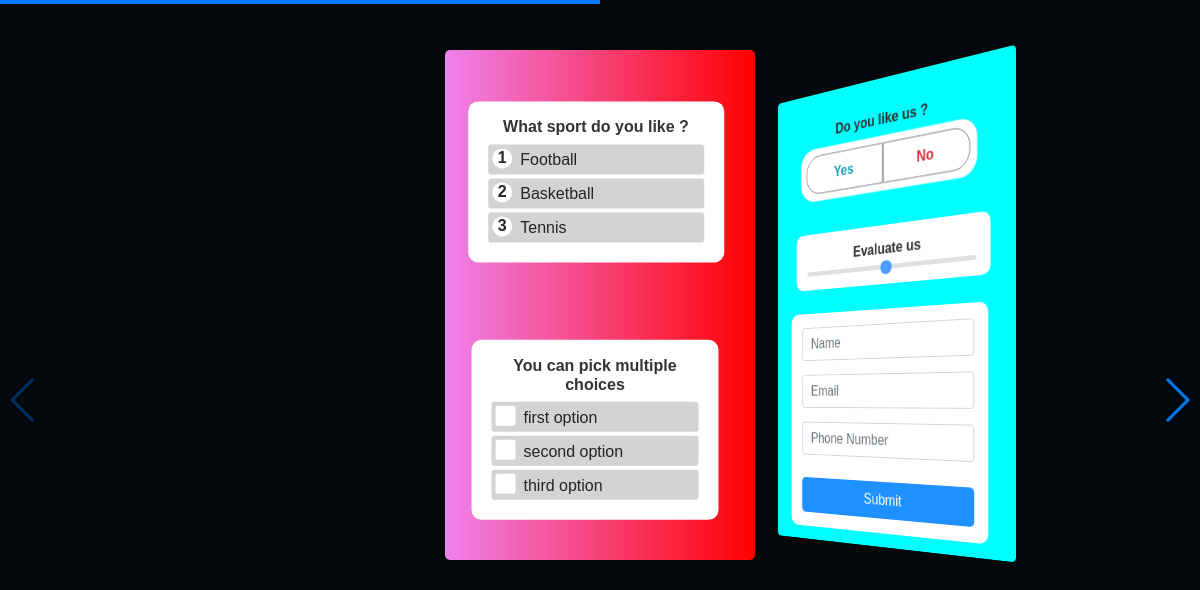
The page /preview/vOJkWO/ on the database its author committed.
### clone_app/models.py (models this page shows, shortened)
class components(models.Model):
    typeChoices = (
        ('image','image'),
        ('text','text'),
        ('emoji','emoji'),
        ('sticker','sticker'),
        ('unsplash','unsplash'),
        ('gif','gif'),
        ('yesNo','yesNo'),
        ('check','check'),
        ('radio','radio'),
        ('timer','timer'),
        ('range','range'),
        ('button','button'),
        ('checkout','checkout'),
        ('dataCollector','dataCollector'),
    )
    user = models.ForeignKey(User, on_delete=models.CASCADE)
    type = models.CharField(max_length=500, choices=typeChoices)
    title = models.CharField(max_length=500, default="default text for widget", blank=True, null=True)
    href = models.URLField(blank=True, null=True)
    target = models.CharField(max_length=500, blank=True, null=True)
    image = models.ImageField(blank=True, null=True)
    src = models.TextField(blank=True, null=True)
    html = models.TextField(blank=True, null=True)
    choices = models.ManyToManyField(choices, blank=True)
    entries = models.ManyToManyField(Entry, blank=True)
    clicks = models.IntegerField(blank=True, null=True, default=0)
    rangeTimes = models.FloatField(blank=True, null=True, default=0)
    rangeCount = models.IntegerField(blank=True, null=True, default=0)
    yesTimes = models.IntegerField(blank=True, null=True, default=0)
    noTimes = models.IntegerField(blank=True, null=True, default=0)
    hours = models.IntegerField(blank=True, null=True)
    minutes = models.IntegerField(blank=True, null=True)
    date = models.DateField(blank=True, null=True)
    transX = models.CharField(max_length=500, default="-50%")
    transY = models.CharField(max_length=500, default="-50%")
    top = models.CharField(max_length=500, default="50%")
    left = models.CharField(max_length=500, default="50%")
    width = models.CharField(max_length=500, default="220px")
    height = models.CharField(max_length=500, default="auto")
    rotation = models.CharField(max_length=500, default="0deg")
    background = models.CharField(max_length=500, blank=True, null=True, default="white")
    color = models.CharField(max_length=500, blank=True, null=True, default="#333")
    fontSize = models.CharField(max_length=500, blank=True, null=True)
    fontFamily = models.CharField(max_length=500, blank=True, null=True, default="Helvetica")
    textAlign = models.CharField(max_length=500, blank=True, null=True, default="center")

class choices(models.Model):
    user = models.ForeignKey(User, on_delete=models.CASCADE)
    title = models.CharField(max_length=500, blank=True, null=True)
    chosen = models.IntegerField(default=0)

### clone_app/views.py (the view)
# urls.py: path('preview/<str:code>/',views.preview,name="preview"),
def preview(request, code):
    context = {}
    ids = []
    storySet = storiesSet.objects.get(code=code)
    storySet.views += 1
    storySet.save()
    context['storySet'] = storySet
    if "ONCE_RADIO_CHOICES" in request.COOKIES:
        context['radio'] = request.COOKIES['ONCE_RADIO_CHOICES']
    if "ONCE_CHECK_CHOICE_ID" in request.COOKIES:
        context['check'] = request.COOKIES['ONCE_CHECK_CHOICE_ID']
    if "ONCE_YES_NO" in request.COOKIES:
        context['yesno'] = request.COOKIES['ONCE_YES_NO']
    if "ONCE_RANGE" in request.COOKIES:
        context['range'] = request.COOKIES['ONCE_RANGE']
    return render(request, 'preview.html', context)

### clone_app/templates/preview.html (shortened to what this page needs)
{% load static %}
<html class="no-js" lang="zxx">
<head>
    <link rel="stylesheet" href="{% static 'css/mdb.min.css' %}">
    <link rel="stylesheet" href="{% static 'css/fontawesome-free.css' %}">
    <link rel="stylesheet" href="{% static 'css/bootstrap.min.css' %}">
    <link rel="stylesheet" href="{% static 'css/swiper.css' %}">
    <link rel="stylesheet" href="{% static 'css/emojionearea.min.css' %}">
</head>
<body>
    <div class="swiper-container">
        <div class="swiper-wrapper">
            {% for story in storySet.storiesSet.all %}
                <div class="swiper-slide">
                    <div id="story_{{story.id}}" class="contentcard">
                        <div class="innerStoryCard" style="position: relative; overflow:hidden; background: {{story.background}};">
                            {% for component in story.components.all %}
                            <div class="editableContainerAbsoluteContainer">
                                <div id="{{component.type}}_{{component.id}}" style="width: {{component.width}}; height: {{component.height}}; top: {{component.top}}; left: {{component.left}}; transform: translate(-50%, -50%) rotate({{component.rotation}});" class="editable-container">
                                    {% if component.type == 'image' %}
                                        <img class="image-fluid" src="{{component.image.url}}" alt="">
                                    {% elif component.type == 'text' or component.type == 'block' %}
                                        {% autoescape off %}
                                            {{component.html}}
                                        {% endautoescape %}
                                    {% elif component.type == 'range' %}
                                        <div style="background: {{component.background}};" class="engage-card p-3">
                                            <h6 style="color: {{component.color}};" class="text-center bold includeText">{{component.title}}</h6>
                                            <input onchange="setRange(this)" class="rangeSlider" type="range">
                                        </div>
                                    {% elif component.type == 'yesNo' %}
                                        <div class="p-3">
                                            <h6 style="color: {{component.color}};" class="text-center bold includeText">{{component.title}}</h6>
                                            <div style="background: {{component.background}}" class="nav nav-yesno-answers d-flex m-1 p-2">
                                                <li class="yesNoAns yesAnswer nav-item col-6 text-info bold">Yes</li>
                                                <li class="yesNoAns noAnswer nav-item col-6 text-danger bold">No</li>
                                            </div>
                                        </div>
                                    {% elif component.type == 'emoji' %}
                                        <img class="emojioneemoji" src="{{component.src}}" alt="">
                                    {% elif component.type == 'sticker' or component.type == 'gif' %}
                                        <img class="image-fluid" src="{{component.src}}" alt="">
                                        <a {% if component.target == "blank" %}target="blank"{%endif%} {% if component.href %} href="{{component.href}}"{% endif %} style="opacity: 0; display: block; width: 100%; height: 100%; position: absolute; top: 0; left: 0;"></a>
                                    {% elif component.type == 'unsplash' %}
                                        <img class="image-fluid" src="{{component.src}}" alt="">
                                    {% elif component.type == 'check' %}
                                        <div style="background: {{component.background}};" class="engage-card check-card p-3">
                                            <h6 style="color: {{component.color}};" class="text-center bold includeText">{{component.title}}</h6>
                                            <div class="choices">
                                                {% for choice in component.choices.all %}
                                                    <div id="choice_{{choice.id}}" class="card-choice d-flex justify-content-between pr-2 m-1">
                                                        <div class="d-flex">
                                                            <div class="card-choice-check m-1"></div>
                                                            <div class="card-choice-title m-1 includeText">{{choice.title}}</div>
                                                        </div>
                                                    </div>
                                                {% endfor %}
                                            </div>
                                        </div>
                                    {% elif component.type == 'radio' %}
                                        <div style="background: {{component.background}};" class="engage-card radio-card p-3">
                                            <h6 style="color: {{component.color}};" class="text-center bold includeText">{{component.title}}</h6>
                                            <div class="choices">
                                                {% for choice in component.choices.all %}
                                                    <div id="choice_{{choice.id}}" class="card-choice d-flex justify-content-between pr-2 m-1">
                                                        <div class="d-flex">
                                                            <div class="card-choice-seq m-1">{{forloop.counter}}</div>
                                                            <div class="card-choice-title m-1 includeText">{{choice.title}}</div>
                                                        </div>
                                                    </div>
                                                {% endfor %}
                                            </div>
                                        </div>
                                    {% elif component.type == 'dataCollector' %}
                                        <div class="engage-card p-2">
                                            <div class="p-2">
                                                <input type="name" class="form-control dataCollectorName" placeholder="Name">
                                            </div>
                                            <div class="p-2">
                                                <input type="email" class="form-control dataCollectorEmail" placeholder="Email">
                                            </div>
                                            <div class="p-2">
                                                <input type="text" class="form-control dataCollectorPhoneNumber" placeholder="Phone Number">
                                            </div>
                                            <div class="p-2" style="width: 100%; margin-top: 10px;">
                                                <button onclick="addEntry(this)" class="text-center text-white" style="background: dodgerblue; width: 100%; height: 40px; border: none; border-radius: 5px;">
                                                    Submit
                                                </button>
                                            </div>
                                        </div>
                                    {% endif %}
                                </div>
                            </div>
                        {% endfor %}
                        </div>
                    </div>
                </div>
            {% endfor %}
        </div>
        <div id="swiper-button-next" class="swiper-button-next"></div>
        <div id="swiper-button-prev" class="swiper-button-prev"></div>
    </div>
</body>
</html>

### clone_app/templates/preview.html (style rules this page uses)
.editableContainerAbsoluteContainer { position: absolute; top: 0; left: 0; width: 100%; height: 100%; }
.editable-container { position: relative; z-index: 5; border: none; transition: all 0.2s ease; top: 50%; left: 50%; transform: translate(-50%, -50%); }
.engage-card { background: white; border-radius: 10px; }
.card-choice, .card-range-bar { background: lightgrey; border-radius: 3px; height: 30px; }
.card-choice-seq, .card-choice-check { background: white; height: 20px; width: 20px; border-radius: 50px; line-height: 20px; text-align: center; font-weight: bold; }
.card-choice-check { border-radius: 2px; }
.nav-yesno-answers { width: 100%; height: 60px; border-radius: 20px; background: white; }
.nav-yesno-answers .nav-item { background: white; border: 1px solid grey; text-align: center; padding-top: 10px; }
.nav-yesno-answers .nav-item:first-child { border-top-left-radius: 20px; border-bottom-left-radius: 20px; }
.nav-yesno-answers .nav-item:nth-child(2) { border-top-right-radius: 20px; border-bottom-right-radius: 20px; }
.bold { font-weight: bold; }
html { scroll-behavior: smooth; }
body { margin: 0; padding: 0; font-family: Arial, Helvetica, sans-serif; overflow-x: hidden; background: rgb(3,9,11); }
.contentcard { width: 100%; height: 100%; }
.innerStoryCard { width: 100%; height: 100%; border-radius: 5px; }
.swiper-container { width: 100%; height: 100%; padding-top: 50px; padding-bottom: 50px; }
.swiper-slide { background-position: center; background-size: cover; width: 310px; height: 510px; }
.rangeSlider, .rangeSlider:focus { -webkit-appearance: none; width: 100%; height: 5px; border-radius: 5px; background: #d3d3d3; outline: none; opacity: 0.7; -webkit-transition: .2s; transition: opacity .2s; }

### rows shown on the page
components: {{ component.width }} 255.51666259765625 (drawn), title "What sport do you like ?"
choices: title "Football"
choices: title "Basketball"
choices: title "Tennis"
components: {{ component.width }} 247 (drawn), title "You can pick multiple choices"
choices: title "first option"
choices: title "second option"
choices: title "third option"
components: {{ component.width }} 262.75 (drawn), title "Do you like us ?"
components: {{ component.width }} 252.5 (drawn), title "Evaluate us"
components: {{ component.width }} 257.5 (drawn)
